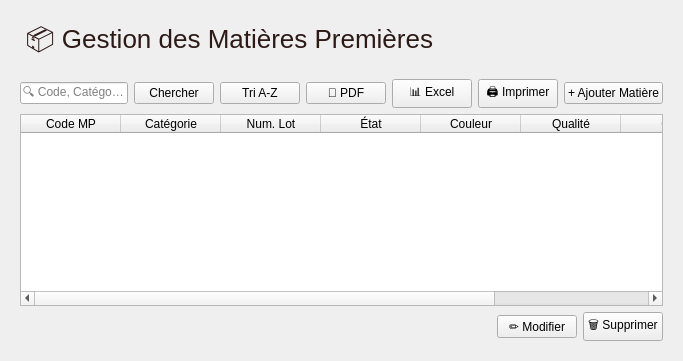
          <widget class="QWidget" name="tab_stock_liste">
           <attribute name="title">
            <string>📦 Liste du Stock</string>
           </attribute>
           <layout class="QVBoxLayout" name="vl_stock_liste">
            <property name="margin" stdset="0">
             <number>20</number>
            </property>
            <item>
             <widget class="QLabel" name="lbl_stk">
              <property name="styleSheet">
               <string>font-size: 26px; font-weight: 300; color:#2c1a16; margin-bottom: 8px;</string>
              </property>
              <property name="text">
               <string>📦 Gestion des Matières Premières</string>
              </property>
             </widget>
            </item>
            <item>
             <layout class="QHBoxLayout" name="hl_tools_stk">
              <item>
               <widget class="QLineEdit" name="le_search_stock">
                <property name="placeholderText">
                 <string>🔍 Code, Catégorie...</string>
                </property>
               </widget>
              </item>
              <item>
               <widget class="QPushButton" name="btn_search_stock">
                <property name="text">
                 <string>Chercher</string>
                </property>
               </widget>
              </item>
              <item>
               <widget class="QPushButton" name="btn_sort_alpha_stock">
                <property name="text">
                 <string>Tri A-Z</string>
                </property>
               </widget>
              </item>
              <item>
               <widget class="QPushButton" name="btn_pdf_stock">
                <property name="text">
                 <string>📄 PDF</string>
                </property>
               </widget>
              </item>
              <item>
               <widget class="QPushButton" name="btn_export_excel_stock">
                <property name="text">
                 <string>📊 Excel</string>
                </property>
               </widget>
              </item>
              <item>
               <widget class="QPushButton" name="btn_print_stock">
                <property name="text">
                 <string>🖨️ Imprimer</string>
                </property>
               </widget>
              </item>
              <item>
               <widget class="QPushButton" name="btn_add_stock">
                <property name="text">
                 <string>+ Ajouter Matière</string>
                </property>
               </widget>
              </item>
             </layout>
            </item>
            <item>
             <widget class="QTableWidget" name="tableStock">
              <property name="selectionBehavior">
               <enum>QAbstractItemView::SelectionBehavior::SelectRows</enum>
              </property>
              <column>
               <property name="text">
                <string>Code MP</string>
               </property>
              </column>
              <column>
               <property name="text">
                <string>Catégorie</string>
               </property>
              </column>
              <column>
               <property name="text">
                <string>Num. Lot</string>
               </property>
              </column>
              <column>
               <property name="text">
                <string>État</string>
               </property>
              </column>
              <column>
               <property name="text">
                <string>Couleur</string>
               </property>
              </column>
              <column>
               <property name="text">
                <string>Qualité</string>
               </property>
              </column>
              <column>
               <property name="text">
                <string>Qté</string>
               </property>
              </column>
              <column>
               <property name="text">
                <string>Stockage</string>
               </property>
              </column>
             </widget>
            </item>
            <item>
             <layout class="QHBoxLayout" name="hl_bot_stk">
              <item>
               <spacer name="hs_bs">
                <property name="orientation">
                 <enum>Qt::Orientation::Horizontal</enum>
                </property>
                <property name="sizeHint" stdset="0">
                 <size>
                  <width>40</width>
                  <height>20</height>
                 </size>
                </property>
               </spacer>
              </item>
              <item>
               <widget class="QPushButton" name="btn_edit_stock">
                <property name="text">
                 <string>✏️ Modifier</string>
                </property>
               </widget>
              </item>
              <item>
               <widget class="QPushButton" name="btn_delete_stock">
                <property name="text">
                 <string>🗑️ Supprimer</string>
                </property>
               </widget>
              </item>
             </layout>
            </item>
           </layout>
          </widget>
